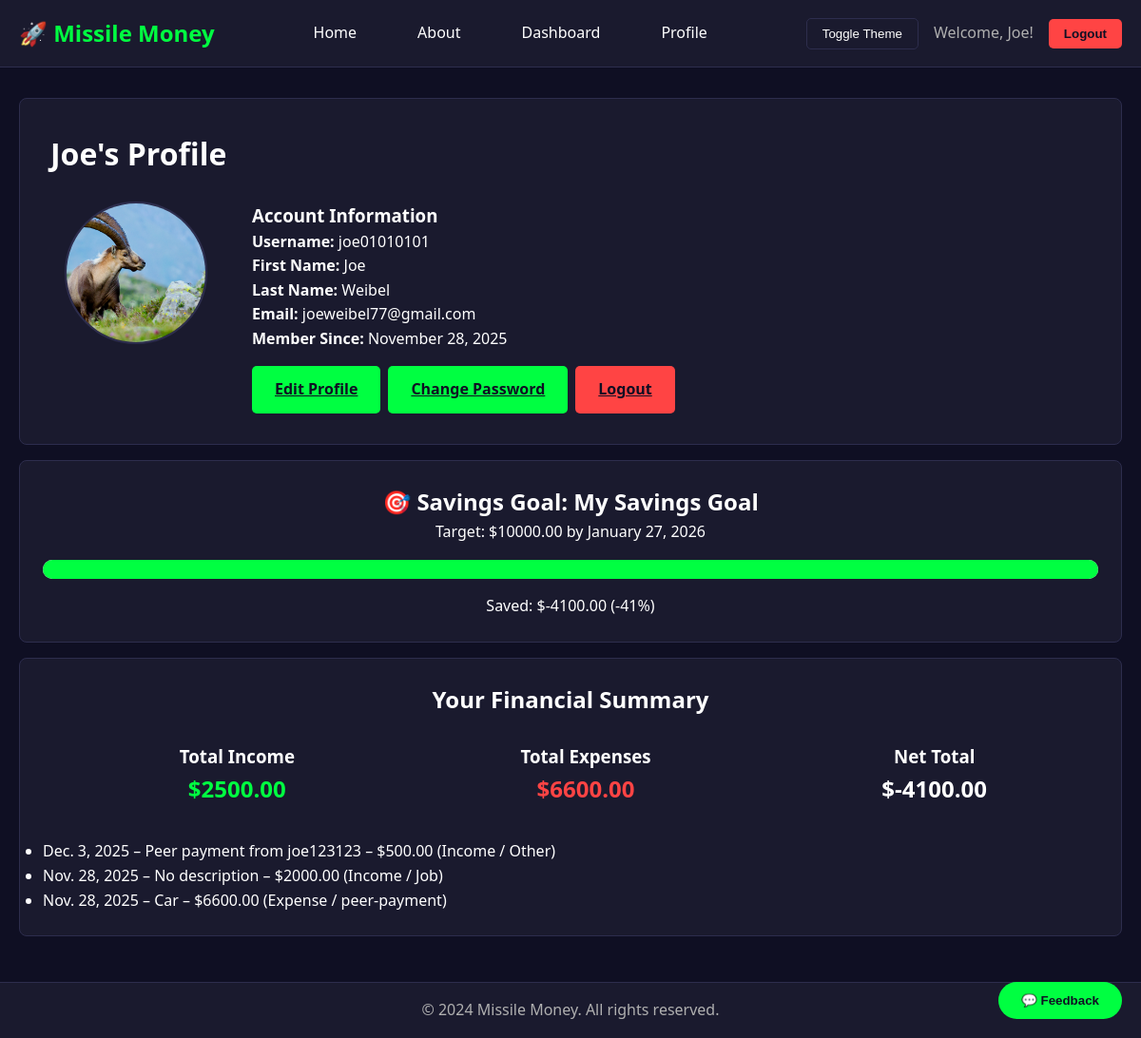
Screenshot of /profile/ (signed in) with the database file from the repository.
### main/models.py (models this page shows, shortened)
class UserProfile(models.Model):
    user = models.OneToOneField(User, on_delete=models.CASCADE)
    profile_picture = models.ImageField(upload_to='profile_pics/', blank=True, null=True)

class SavingsGoal(models.Model):
    user = models.ForeignKey(User, on_delete=models.CASCADE)
    name = models.CharField(max_length=100, default="My Savings Goal")
    target_amount = models.DecimalField(max_digits=12, decimal_places=2)
    target_date = models.DateField()
    created_at = models.DateTimeField(auto_now_add=True)
    updated_at = models.DateTimeField(auto_now=True)

class Transaction(models.Model):
    TRANSACTION_TYPES = [
        ('income', 'Income'),
        ('expense', 'Expense'),
    ]
    INCOME_CATEGORIES = [
        ('job', 'Job'),
        ('investments', 'Investments'),
        ('reimbursements', 'Reimbursements (non-taxable)'),
        ('other_income', 'Other'),
    ]
    EXPENSE_CATEGORIES = [
        ('groceries', 'Groceries'),
        ('utilities_housing', 'Utilities/Housing'),
        ('recreation', 'Recreation'),
        ('other_expense', 'Other'),
        ('peer', 'Peer Transfer'),
    ]
    user = models.ForeignKey(User, on_delete=models.CASCADE)
    type = models.CharField(max_length=7, choices=TRANSACTION_TYPES)
    category = models.CharField(max_length=20, blank=True)
    amount = models.DecimalField(max_digits=10, decimal_places=2)
    description = models.CharField(max_length=255, blank=True)
    date = models.DateField(auto_now_add=True)
    peer_payment = models.BooleanField(default=False)
    recipient = models.ForeignKey(User, null=True, blank=True, on_delete=models.SET_NULL, related_name='received_payments')
    related_transaction = models.OneToOneField( 'self', null=True, blank=True, on_delete=models.SET_NULL, related_name='peer_counterpart')
    def get_category_display(self):
        if self.type == 'income':
            for value, label in self.INCOME_CATEGORIES:
                if value == self.category:
                    return label
        elif self.type == 'expense':
            for value, label in self.EXPENSE_CATEGORIES:
                if value == self.category:
                    return label
        return self.category or 'Uncategorized'

### main/views.py (the view)
# urls.py: path('profile/', views.profile, name='profile'),
@login_required
def profile(request):
    transactions = Transaction.objects.filter(user=request.user).order_by('-date')
    category = request.GET.get('category')
    tx_type = request.GET.get('type')
    start_date = request.GET.get('start_date')
    end_date = request.GET.get('end_date')
    search_query = request.GET.get('q')
    if category:
        transactions = transactions.filter(category=category)
    if tx_type in ['income', 'expense']:
        transactions = transactions.filter(type=tx_type)
    if start_date:
        transactions = transactions.filter(date__gte=start_date)
    if end_date:
        transactions = transactions.filter(date__lte=end_date)
    if search_query:
        transactions = transactions.filter(
            Q(description__icontains=search_query) |
            Q(category__icontains=search_query)
        )
    total_income = sum(t.amount for t in transactions if t.type == 'income')
    total_expenses = sum(t.amount for t in transactions if t.type == 'expense')
    net_total = total_income - total_expenses
    categories = Transaction.INCOME_CATEGORIES + Transaction.EXPENSE_CATEGORIES
    savings_goal = SavingsGoal.objects.filter(user=request.user).order_by('-created_at').first()
    if savings_goal:
        all_income = sum(t.amount for t in transactions if t.type == 'income')
        all_expense = sum(t.amount for t in transactions if t.type == 'expense')
        current_amount = all_income - all_expense
        progress_percentage = min(100, (current_amount / savings_goal.target_amount) * 100) if savings_goal.target_amount > 0 else 0
    else:
        current_amount = 0
        progress_percentage = 0
    context = {
        'transactions': transactions,
        'categories': categories,
        'selected_category': category,
        'selected_type': tx_type,
        'start_date': start_date,
        'end_date': end_date,
        'search_query': search_query,
        'total_income': total_income,
        'total_expenses': total_expenses,
        'net_total': net_total,
        'savings_goal': savings_goal,
        'current_amount': current_amount,
        'progress_percentage': progress_percentage,
    }
    return render(request, 'registration/profile.html', context)

### templates/registration/profile.html (shortened to what this page needs)
{% extends 'base.html' %}
{% block content %}
<div class="card" style="padding: 2rem;">
    <h1 style="margin-bottom: 1.5rem;">{{ user.first_name }}'s Profile</h1>
    <div style="
        display: flex;
        flex-wrap: wrap;
        gap: 2rem;
        align-items: flex-start;
    ">
        <div style="flex: 0 0 180px; text-align: center;">
            {% if user.userprofile.profile_picture %}
                <img src="{{ user.userprofile.profile_picture.url }}"
                     alt="Profile Picture"
                     style="
                        width: 150px;
                        height: 150px;
                        border-radius: 50%;
                        object-fit: cover;
                        border: 2px solid var(--border-color);
                     ">
            {% endif %}
        </div>
        <div style="flex: 1;">
            <h3>Account Information</h3>
            <p><strong>Username:</strong> {{ user.username }}</p>
            <p><strong>First Name:</strong> {{ user.first_name|default:"Not set" }}</p>
            <p><strong>Last Name:</strong> {{ user.last_name|default:"Not set" }}</p>
            <p><strong>Email:</strong> {{ user.email|default:"Not set" }}</p>
            <p><strong>Member Since:</strong> {{ user.date_joined|date:"F j, Y" }}</p>
            <div style="margin-top: 1rem; display: flex; gap: 0.5rem;">
                <a href="{% url 'edit_profile' %}" class="btn">Edit Profile</a>
                <a href="{% url 'password_change' %}" class="btn">Change Password</a>
                <a href="{% url 'logout' %}" class="btn" style="background-color: #ff4444;">Logout</a>
            </div>
        </div>
    </div>
</div>
{% if savings_goal %}
<div class="card" style="margin-top: 1rem;">
    <h2 style="text-align: center;">🎯 Savings Goal: {{ savings_goal.name }}</h2>
    <p style="text-align: center;">Target: ${{ savings_goal.target_amount }} by {{ savings_goal.target_date|date:"F j, Y" }}</p>
    <div style="background-color: #eee; border-radius: 10px; width: 100%; height: 20px; margin: 1rem 0;">
        <div style="
            width: {{ progress_percentage }}%;
            background-color: #00ff41;
            height: 100%;
            border-radius: 10px;
            transition: width 0.5s;
        "></div>
    </div>
    <p style="text-align: center;">Saved: ${{ current_amount }} ({{ progress_percentage|floatformat:0 }}%)</p>
</div>
{% else %}
<div class="card" style="margin-top: 1rem; text-align: center;">
    <p>You have no savings goal yet. <a href="{% url 'savings_goal' %}">Set one now!</a></p>
</div>
{% endif %}
<div class="card" style="margin-top: 1rem;">
    <h2 style="text-align: center;">Your Financial Summary</h2>
    <div class="mm-row" style="margin: 1rem;">
        <div class="mm-column" style="text-align: center;">
            <h3 style="margin-top: 0; color: var(--accent-color);">Total Income</h3>
            <p style="font-size: 1.5rem; font-weight: bold; color: #00ff41;">${{ total_income }}</p>
        </div>
        <div class="mm-column" style="text-align: center;">
            <h3 style="margin-top: 0; color: var(--accent-color);">Total Expenses</h3>
            <p style="font-size: 1.5rem; font-weight: bold; color: #ff4444;">${{ total_expenses }}</p>
        </div>
        <div class="mm-column" style="text-align: center;">
            <h3 style="margin-top: 0; color: var(--accent-color);">Net Total</h3>
            <p style="font-size: 1.5rem; font-weight: bold; color: var(--text-color);">${{ net_total }}</p>
        </div>
    </div>
    <div style="margin-top: 1.5rem;">
        {% if transactions %}
            <ul>
                {% for t in transactions %}
                    <li>
                        {{ t.date }} –
                        {{ t.description|default:"No description" }} –
                        ${{ t.amount }}
                        ({{ t.get_type_display }}{% if t.category %} / {{ t.get_category_display }}{% endif %})
                    </li>
                {% endfor %}
            </ul>
        {% else %}
            <p>No transactions match your filter criteria.</p>
        {% endif %}
    </div>
</div>
{% endblock %}

### templates/base.html (shortened to what this page needs)
{% load static %}
<link rel="stylesheet" href="{% static 'css/style.css' %}">
<!DOCTYPE html>
<html lang="en" data-theme="dark">
<head>
</head>
<body>
    <header>
        <div class="container">
            <nav class="navbar">
                <div class="logo">🚀 Missile Money</div>
                <ul class="nav-links">
                    <li><a href="{% url 'home' %}">Home</a></li>
                    <li><a href="{% url 'about' %}">About</a></li>
                    {% if user.is_authenticated %}
                        <li><a href="{% url 'dashboard' %}">Dashboard</a></li>
                        <li><a href="{% url 'profile' %}">Profile</a></li>
                    {% endif %}
                </ul>
                <div style="display: flex; align-items: center; gap: 1rem;">
                    <button class="theme-toggle" onclick="toggleTheme()">Toggle Theme</button>
                    {% if user.is_authenticated %}
                        <span style="color: var(--text-secondary);">Welcome, {{ user.first_name }}!</span>
                        <form method="post" action="{% url 'logout' %}" style="display: inline;">
                            <button type="submit" class="btn" style="background-color: #ff4444; padding: 0.5rem 1rem;">Logout</button>
                        </form>
                    {% else %}
                        <a href="{% url 'login' %}" class="btn" style="padding: 0.5rem 1rem;">Login</a>
                        <a href="{% url 'register' %}" class="btn" style="padding: 0.5rem 1rem;">Sign Up</a>
                    {% endif %}
                </div>
            </nav>
        </div>
    </header>
    <main>
        <div class="container">
            {% block content %}{% endblock %}
        </div>
    </main>
    <footer>
        <div class="container">
            <p>&copy; 2024 Missile Money. All rights reserved.</p>
        </div>
    </footer>
    <button id="feedback-btn" class="feedback-button">💬 Feedback</button>
</body>
</html>

### static/css/style.css (style rules this page uses)
.card { transition: transform 0.2s ease, box-shadow 0.2s ease; }
.btn { transition: all 0.2s ease; }
.mm-row { display: table; width: 100%; table-layout: fixed; border-spacing: 10px; }
.mm-column { display: table-cell; }

### templates/base.html (style rules this page uses)
:root { --bg-primary: #0f0f23; --bg-secondary: #1a1a2e; --bg-tertiary: #16213e; --text-primary: #ffffff; --text-secondary: #b0b0b0; --accent-primary: #00ff41; --accent-secondary: #008f39; --border-color: #2d2d4d; }
* { margin: 0; padding: 0; box-sizing: border-box; transition: background-color 0.3s, color 0.3s; }
body { background-color: var(--bg-primary); color: var(--text-primary); font-family: 'Segoe UI', Tahoma, Geneva, Verdana, sans-serif; line-height: 1.6; min-height: 100vh; }
.container { max-width: 1200px; margin: 0 auto; padding: 0 20px; }
header { background-color: var(--bg-secondary); border-bottom: 1px solid var(--border-color); padding: 1rem 0; }
.navbar { display: flex; justify-content: space-between; align-items: center; }
.logo { font-size: 1.5rem; font-weight: bold; color: var(--accent-primary); }
.nav-links { display: flex; list-style: none; gap: 2rem; }
.nav-links a { color: var(--text-primary); text-decoration: none; padding: 0.5rem 1rem; border-radius: 5px; }
.theme-toggle { background: none; border: 1px solid var(--border-color); color: var(--text-primary); padding: 0.5rem 1rem; border-radius: 5px; cursor: pointer; }
main { padding: 2rem 0; min-height: calc(100vh - 140px); }
footer { background-color: var(--bg-secondary); border-top: 1px solid var(--border-color); padding: 1rem 0; text-align: center; color: var(--text-secondary); }
.card { background-color: var(--bg-secondary); border: 1px solid var(--border-color); border-radius: 8px; padding: 1.5rem; margin-bottom: 1rem; }
.btn { background-color: var(--accent-primary); color: var(--bg-primary); border: none; padding: 0.75rem 1.5rem; border-radius: 5px; cursor: pointer; font-weight: bold; }
.feedback-button { position: fixed; bottom: 20px; right: 20px; background-color: var(--accent-primary); color: var(--bg-primary); border: none; padding: 0.75rem 1.5rem; border-radius: 50px; font-weight: bold; cursor: pointer; }

### rows the page displays
SavingsGoal: name "My Savings Goal", target_amount "10000.00", target_date "January 27, 2026"
Transaction: date "Dec. 3, 2025", description "Peer payment from joe123123", amount "500.00", type "Income", category "Other"
Transaction: date "Nov. 28, 2025", description "No description", amount "2000.00", type "Income", category "Job"
Transaction: date "Nov. 28, 2025", description "Car", amount "6600.00", type "Expense", category "peer-payment"

### other values shown
{{ user.first_name }} "Joe"
{{ user.username }} "joe01010101"
{{ user.first_name|default:"Not set" }} "Joe"
{{ user.last_name|default:"Not set" }} "Weibel"
{{ user.email|default:"Not set" }} "joeweibel77@gmail.com"
{{ user.date_joined|date:"F j, Y" }} "November 28, 2025"
{{ current_amount }} "-4100.00"
{{ progress_percentage|floatformat:0 }} "-41"
{{ total_income }} "2500.00"
{{ total_expenses }} "6600.00"
{{ net_total }} "-4100.00"
